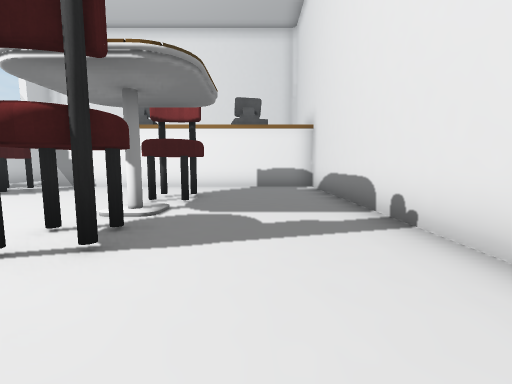
view 1 (above)

12 first-person views from a walk through a scene from a Unity 3-D project. The camera is 1.5 m above the floor, tilts 6° down and sees 90° across. The floor is counted in squares, 2 m on a side. Each view is taken from the middle of a square. On the plan, view 1 faces up. The plan holds only what a view shows up to about 9 squares ahead; the rest is blank. The place goes on beyond the plan. Some animated figures are not drawn. Some surface patterns are stand-ins.

view 2
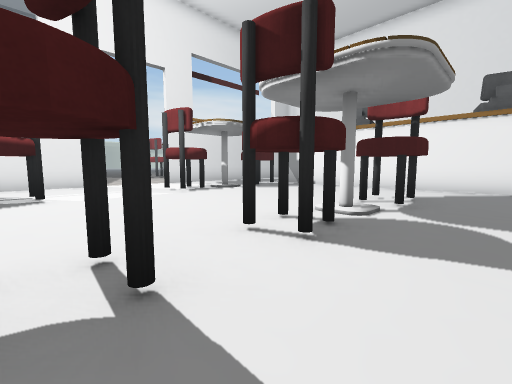

view 3
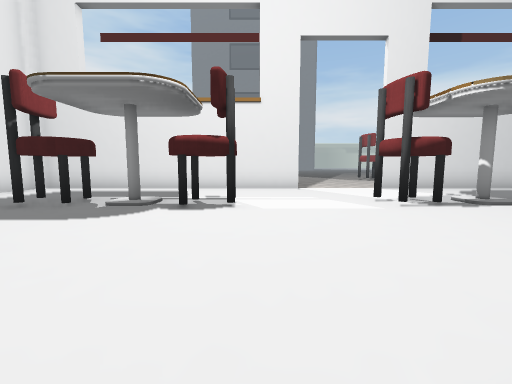

view 4
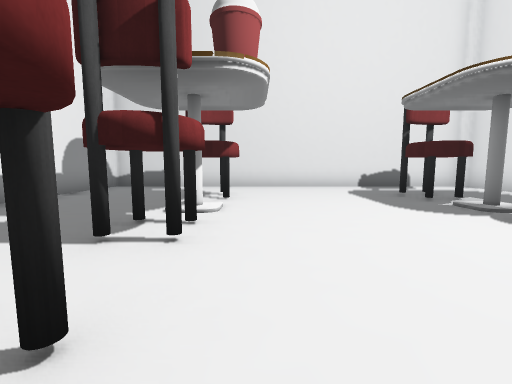

view 5
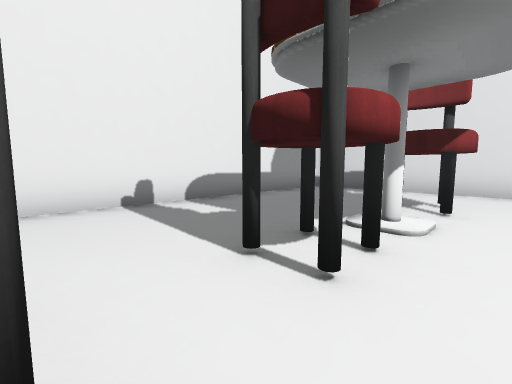

view 6
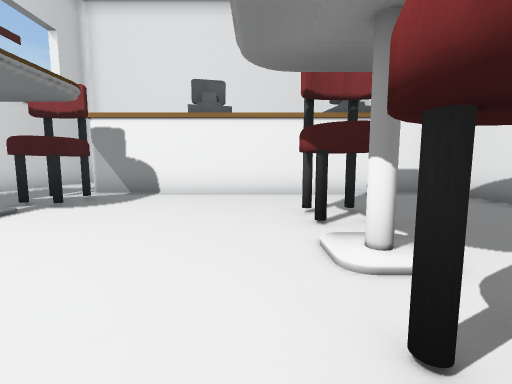

view 7
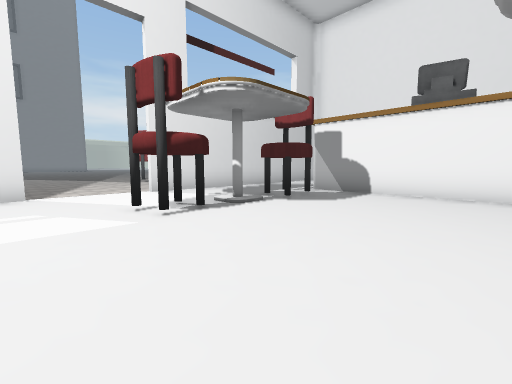

view 8
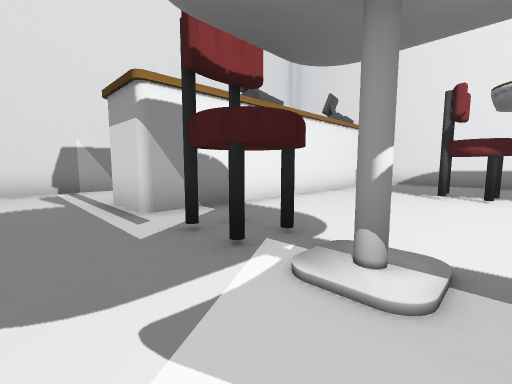

view 9
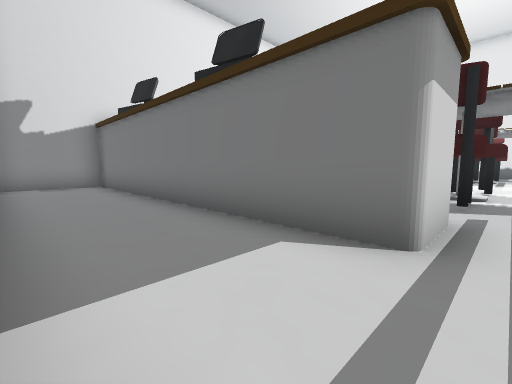

view 10
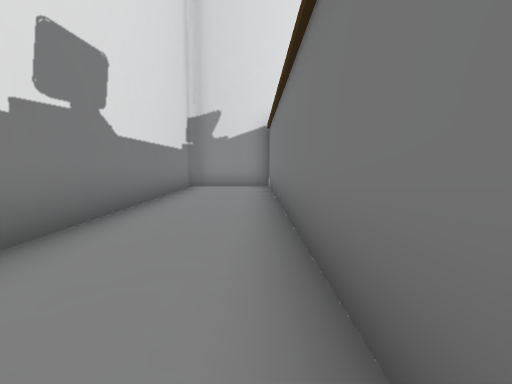

view 11
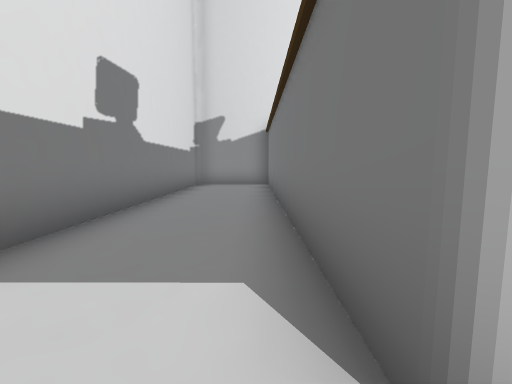

view 12
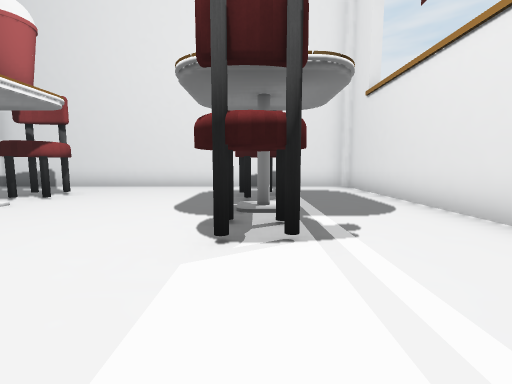

### Floor plan
Key: @ floor where view 1 was taken; # wall or solid block; x gap in a wall; . floor; / step, stairs or slope.
Columns run from 14 left of view 1 to 2 right of it. Each row starts with its distance up from view 1.
 14      ############
 13      #..........#
 12      ...........#
 11     #...........#
 10     #..##########
  9     #..##########
  8     #..x........#
  7     #../........#
  6     #../....#...#
  5  ...#../....#...#
  4 .......#........#
  3 ............#...#
  2     #.......#...#
  1     #...........#
  0     #..x......@.#
 -1     #../..../...#
 -2     #../..../...#
 -3     #..#....#...#
 -4     #...........#
 -5     #...........#
 -6     #############

Positions as (right, up) in squares from view 1, and headings:
1: (0, 0), facing up
2: (0, 0), facing up-left
3: (-2, 1), facing left
4: (-3, 3), facing down
5: (-3, 2), facing down-right
6: (-3, 2), facing up
7: (-3, 2), facing up-left
8: (-9, 5), facing up-right
9: (-8, 13), facing down-right
10: (-7, 11), facing right
11: (-8, 11), facing right
12: (-7, 3), facing down
